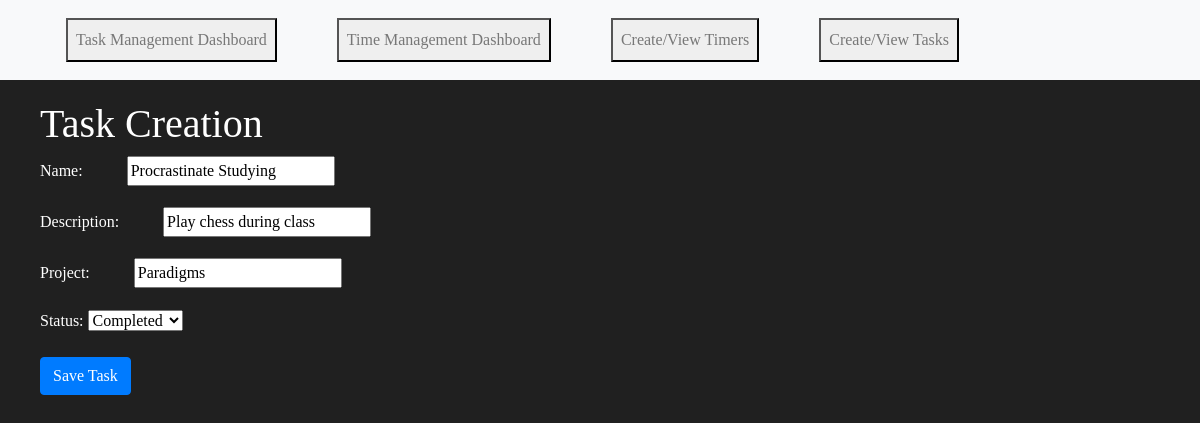
The app's page /9/update/ with its own data.
### tasks/models.py (models this page shows, shortened)
class Task(models.Model):
    CHOICES = [('C','Completed'),('F','In Progress')]
    name = models.CharField(max_length=200)
    description = models.CharField(max_length=200)
    project = models.CharField(max_length=200)
    status = models.CharField(choices=CHOICES, max_length=128)

### tasks/views.py (the view)
# urls.py: path('<int:pk>/update/', views.UpdateTaskView.as_view(), name='update'),
class UpdateTaskView(UpdateView):
    model = Task
    template_name = 'tasks/task_form.html'
    fields = ['name', 'description', 'project', 'status']
    success_url = "/"
    template_name_suffix = "_update_form"

### tasks/templates/tasks/task_form.html (shortened to what this page needs)
<!DOCTYPE html>
<html>
    <head>
        {% load static %}
        <link rel="stylesheet" href="https://stackpath.bootstrapcdn.com/bootstrap/4.3.1/css/bootstrap.min.css">
    </head>
    <body>
      <nav class="navbar navbar-expand-lg navbar-light bg-light">
        <div class="collapse navbar-collapse" id="navbarSupportedContent">
          <ul class="navbar-nav mr-auto">
            <li class = "nav-item">
              <button class = "nav-link" onclick="dayAndWeekTask()">Task Management Dashboard</button>
            </li>
            <li class = "nav-item">
              <button class = "nav-link" onclick="dayAndWeek()">Time Management Dashboard</button>
            </li>
            <li class = "nav-item">
              <button class = "nav-link" onclick="goTimerList()">Create/View Timers</button>
            </li>
            <li class = "nav-item">
              <button class = "nav-link" onclick="goHome()">Create/View Tasks</button>
            </li>
          </ul>
        </div>
      </nav>
        <h1>Task Creation</h1>
        <form method="POST" enctype="multipart/form-data">
            {{ form.as_p }}
            <button type="submit" onclick = "" class="btn btn-primary">Save Task</button>
        </form>
    </body>
</html>

### tasks/templates/tasks/task_form.html (style rules this page uses)
body { background: #202020; color: white; }
li { padding: 10px; }
h1, h3, h5, li, input, form { font-family: Garamond; margin-left: 40px; }
h1 { margin-top: 20px; }

### records on screen
Task: name "Procrastinate Studying", description "Play chess during class", project "Paradigms", status "Completed"
